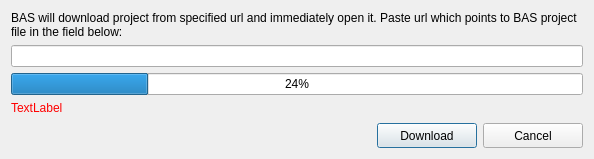
<?xml version="1.0" encoding="UTF-8"?>
<ui version="4.0">
 <class>DownloadProjectDialog</class>
 <widget class="QDialog" name="DownloadProjectDialog">
  <property name="geometry">
   <rect>
    <x>0</x>
    <y>0</y>
    <width>594</width>
    <height>159</height>
   </rect>
  </property>
  <property name="windowTitle">
   <string>Open project from url</string>
  </property>
  <property name="windowIcon">
   <iconset resource="studio.qrc">
    <normaloff>:/studio/images/download.png</normaloff>:/studio/images/download.png</iconset>
  </property>
  <layout class="QVBoxLayout" name="verticalLayout">
   <item>
    <widget class="QLabel" name="label">
     <property name="text">
      <string>BAS will download project from specified url and immediately open it. Paste url which points to BAS project file in the field below:</string>
     </property>
     <property name="wordWrap">
      <bool>true</bool>
     </property>
    </widget>
   </item>
   <item>
    <widget class="QLineEdit" name="lineEdit"/>
   </item>
   <item>
    <widget class="QProgressBar" name="progressBar">
     <property name="value">
      <number>24</number>
     </property>
    </widget>
   </item>
   <item>
    <widget class="QLabel" name="Validation">
     <property name="styleSheet">
      <string notr="true">*{color:red}</string>
     </property>
     <property name="text">
      <string>TextLabel</string>
     </property>
     <property name="wordWrap">
      <bool>true</bool>
     </property>
    </widget>
   </item>
   <item>
    <spacer name="verticalSpacer">
     <property name="orientation">
      <enum>Qt::Vertical</enum>
     </property>
     <property name="sizeHint" stdset="0">
      <size>
       <width>20</width>
       <height>40</height>
      </size>
     </property>
    </spacer>
   </item>
   <item>
    <layout class="QHBoxLayout" name="horizontalLayout">
     <item>
      <spacer name="horizontalSpacer">
       <property name="orientation">
        <enum>Qt::Horizontal</enum>
       </property>
       <property name="sizeHint" stdset="0">
        <size>
         <width>40</width>
         <height>20</height>
        </size>
       </property>
      </spacer>
     </item>
     <item>
      <widget class="QPushButton" name="Ok">
       <property name="minimumSize">
        <size>
         <width>100</width>
         <height>25</height>
        </size>
       </property>
       <property name="text">
        <string>Download</string>
       </property>
      </widget>
     </item>
     <item>
      <widget class="QPushButton" name="Cancel">
       <property name="minimumSize">
        <size>
         <width>100</width>
         <height>25</height>
        </size>
       </property>
       <property name="text">
        <string>Cancel</string>
       </property>
      </widget>
     </item>
    </layout>
   </item>
  </layout>
 </widget>
 <resources>
  <include location="studio.qrc"/>
 </resources>
 <connections/>
</ui>
